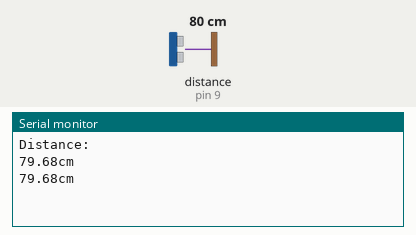
Bench run of a sketch on a simulated Arduino Uno, built with avr-gcc and run on an emulated ATmega328P. Parts: the last lines printed to the serial monitor. Wiring (inferred from the names in the program): ultrasonic range finder: trigger pin 12; echo pin 9. The test bench sets the inputs (shaded band); at power-on: distance to the obstacle (sensor on pin 9) 80 cm. The echo pulse lasts 58.3 µs per cm.

Above: at 7.2 s.
7.3 s: distance to the obstacle (sensor on pin 9) set to 2 cm
At 8.6 s:
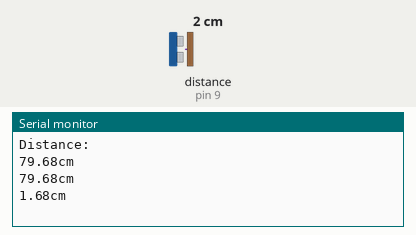
8.8 s: distance to the obstacle (sensor on pin 9) set to 4 cm
At 9.7 s:
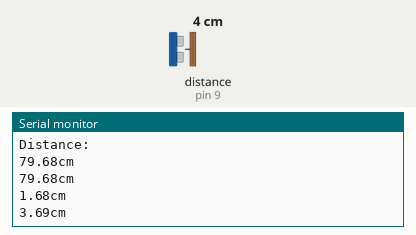
Timing chart, 0 to 11.8 s (numbered marks = the images above; inputs shaded):
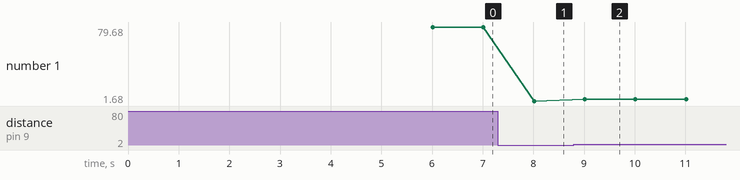

Measured:
- after the input at 7.3 s, the serial monitor: prints a new line after 0.71 s (image 1)
- after the input at 8.8 s, the serial monitor: prints a new line after 0.21 s (image 2)
- plotted number 1: 79.68 → 1.68 after the input at 7.3 s, 1.68 → 3.69 after the input at 8.8 s

The sketch:

UltrasonicSensorTest.ino
```cpp
/*///////////////////////////////////////*/
/*/  Title:Ultrasonic Sensor Test Code  /*/
/*/  Author:Vijay Bhaskar               /*/
/*/  Date:07/27/2016                    /*/
/*///////////////////////////////////////*/
int trig=12;
int echo=9;
int duration;
float distance;

void setup()
{
  Serial.begin(9600);
  pinMode(trig, OUTPUT);
  digitalWrite(trig, LOW);
  delayMicroseconds(2);
  pinMode(echo, INPUT);
  delay(6000);
  Serial.println("Distance:");
}

void loop()
{
  digitalWrite(trig, HIGH);
  delayMicroseconds(10);
  digitalWrite(trig, LOW);
  duration = pulseIn(echo, HIGH);
  if(duration >= 38000)
    Serial.print("Out range");
  else
  {
    distance = duration/58.31;
    Serial.println(String(distance) + "cm");
    if (distance < 4)
      digitalWrite(13,HIGH);
    else
      digitalWrite(13,LOW);
  }
  delay(1000);
}
```
